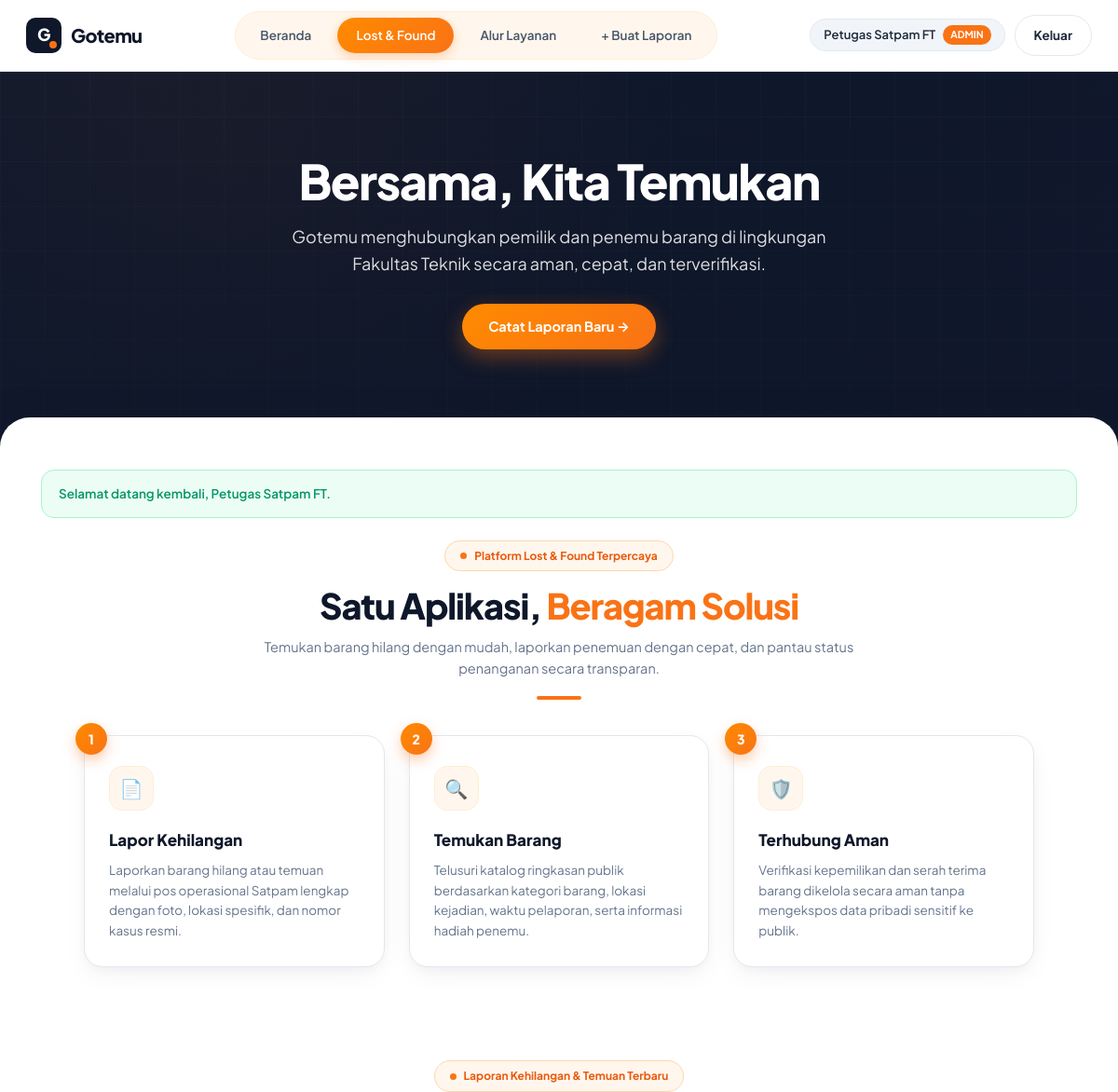
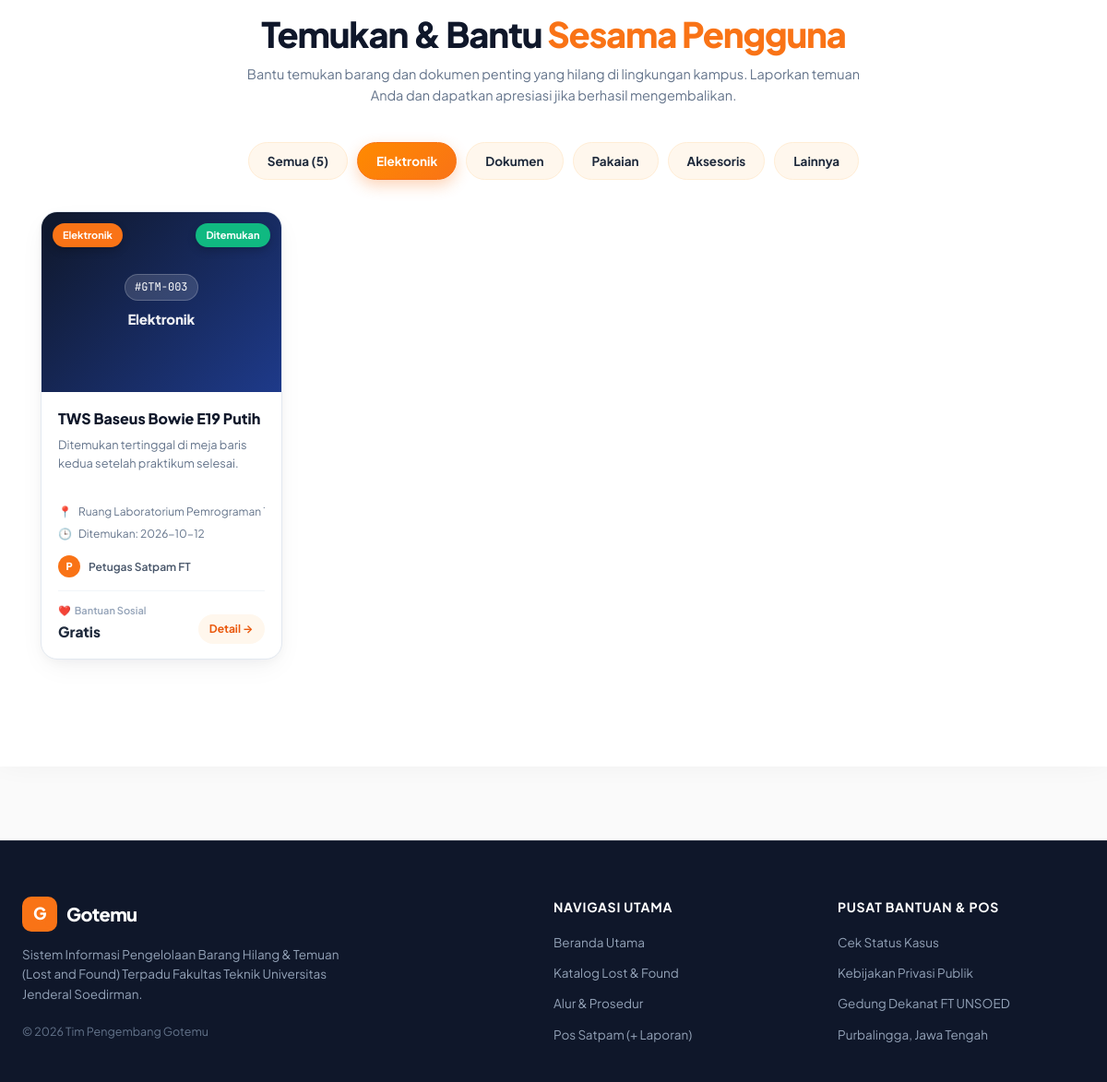
The app's page /daftar.php?kat=Elektronik (signed in) with its own data (2 pictures, top to bottom).
### tables this page shows
CREATE TABLE pengguna (
  id INT UNSIGNED AUTO_INCREMENT PRIMARY KEY,
  username VARCHAR(30) NOT NULL UNIQUE,
  nama VARCHAR(100) NOT NULL,
  peran ENUM('admin','anggota') NOT NULL DEFAULT 'anggota',
  hash_sandi VARCHAR(255) NOT NULL,
  dibuat_pada DATETIME NOT NULL DEFAULT CURRENT_TIMESTAMP
);

CREATE TABLE kasus_barang (
  id INT UNSIGNED AUTO_INCREMENT PRIMARY KEY,
  pengguna_id INT UNSIGNED NOT NULL,
  nama_barang VARCHAR(150) NOT NULL,
  kategori ENUM('Elektronik','Dokumen','Pakaian','Aksesoris','Lainnya') NOT NULL,
  status ENUM('Hilang','Ditemukan') NOT NULL,
  lokasi VARCHAR(150) NOT NULL,
  deskripsi VARCHAR(2000) NOT NULL,
  imbalan INT UNSIGNED NOT NULL DEFAULT 0,
  foto_barang VARCHAR(255) DEFAULT NULL,
  label_penyimpanan VARCHAR(50) NOT NULL DEFAULT '-',
  status_penanganan ENUM('Diterima','Dalam Penanganan','Dalam Verifikasi','Diserahterimakan','Ditutup') NOT NULL DEFAULT 'Diterima',
  tanggal_kejadian DATE NOT NULL,
  dibuat_pada DATETIME NOT NULL DEFAULT CURRENT_TIMESTAMP,
  FOREIGN KEY (pengguna_id) REFERENCES pengguna (id)
);

### sesi.php (called while the page is built, shortened)
<?php
function e(?string $teks): string
{
    return htmlspecialchars($teks ?? '', ENT_QUOTES, 'UTF-8');
}
function ambilFlash(): ?string
{
    $pesan = $_SESSION['flash'] ?? null;
    return $pesan;
}
function penggunaAktif(): ?array
{
    return [
        'id'       => $_SESSION['id'],
        'username' => $_SESSION['username'],
        'nama'     => $_SESSION['nama'],
        'peran'    => $_SESSION['peran'],
    ];
}

### daftar.php (the view, shortened to what this page needs)
<?php
require_once __DIR__ . '/sesi.php';
require_once __DIR__ . '/koneksi.php';
$pengguna = penggunaAktif();
$pesan    = ambilFlash();
try {
    $sql = 'SELECT k.id, k.nama_barang, k.kategori, k.status, k.lokasi,
                   k.deskripsi, k.imbalan, k.foto_barang, k.status_penanganan,
                   k.tanggal_kejadian, k.dibuat_pada,
                   u.nama AS pencatat
            FROM kasus_barang AS k
            JOIN pengguna AS u ON u.id = k.pengguna_id
            ORDER BY k.dibuat_pada DESC, k.id DESC';
    $daftar = $db->query($sql)->fetch_all(MYSQLI_ASSOC);
} catch (mysqli_sql_exception $ex) {
    error_log('[Read Daftar Gagal] ' . $ex->getMessage());
    http_response_code(500);
    exit('Maaf, data kasus barang belum dapat ditampilkan saat ini.');
}
$filterKategori = $_GET['kat'] ?? 'Semua';
$sedangFilter   = isset($_GET['kat']);
?>
<!DOCTYPE html>
<html lang="id">
<head>
    <link rel="stylesheet" href="style.css">
</head>
<body>
    <header class="topbar">
        <div class="topbar-inner">
            <a href="daftar.php" class="brand">
                <span class="brand-logo">G</span>
                <span>Gotemu</span>
            </a>
            <nav class="nav-pills" id="mainNav">
                <a href="daftar.php" data-nav="beranda" class="nav-pill-item <?= !$sedangFilter ? 'active' : '' ?>">Beranda</a>
                <a href="#katalog" data-nav="katalog" class="nav-pill-item <?= $sedangFilter ? 'active' : '' ?>">Lost &amp; Found</a>
                <a href="#solusi" data-nav="solusi" class="nav-pill-item">Alur Layanan</a>
                <?php if ($pengguna['peran'] === 'admin'): ?>
                    <a href="tambah.php" class="nav-pill-item">+ Buat Laporan</a>
                <?php endif; ?>
            </nav>
            <div class="user-actions">
                <span class="user-badge">
                    <?= e($pengguna['nama']) ?>
                    <span class="role-tag"><?= e($pengguna['peran']) ?></span>
                </span>
                <a href="logout.php" class="btn btn-secondary">Keluar</a>
            </div>
        </div>
    </header>
    <section class="hero-banner">
        <video class="hero-video" autoplay loop muted playsinline preload="auto">
            <source src="hero.mp4" type="video/mp4">
        </video>
        <div class="hero-overlay"></div>
        <div class="hero-content">
            <h1 class="hero-title">Bersama, Kita Temukan</h1>
            <p class="hero-subtitle">
                Gotemu menghubungkan pemilik dan penemu barang di lingkungan Fakultas Teknik secara aman, cepat, dan terverifikasi.
            </p>
            <?php if ($pengguna['peran'] === 'admin'): ?>
                <a href="tambah.php" class="btn-orange-pill">Catat Laporan Baru &rarr;</a>
            <?php else: ?>
                <a href="#katalog" class="btn-orange-pill" id="btnJelajah">Jelajahi Katalog Barang &rarr;</a>
            <?php endif; ?>
        </div>
    </section>
    <div class="main-sheet">
        <div class="container">
            <?php if ($pesan !== null): ?>
                <div class="alert alert-success"><?= e($pesan) ?></div>
            <?php endif; ?>
            <section id="solusi" style="margin-bottom: 56px;">
                <div class="section-head">
                    <span class="eyebrow-pill">Platform Lost &amp; Found Terpercaya</span>
                    <h2 class="section-title">Satu Aplikasi, <span class="text-orange">Beragam Solusi</span></h2>
                    <p class="section-subtitle">
                        Temukan barang hilang dengan mudah, laporkan penemuan dengan cepat, dan pantau status penanganan secara transparan.
                    </p>
                    <div class="section-divider"></div>
                </div>
                <div class="steps-grid">
                    <div class="step-card">
                        <span class="step-num">1</span>
                        <div class="step-icon">📄</div>
                        <h3 class="step-title">Lapor Kehilangan</h3>
                        <p class="step-desc">
                            Laporkan barang hilang atau temuan melalui pos operasional Satpam lengkap dengan foto, lokasi spesifik, dan nomor kasus resmi.
                        </p>
                    </div>
                    <div class="step-card">
                        <span class="step-num">2</span>
                        <div class="step-icon">🔍</div>
                        <h3 class="step-title">Temukan Barang</h3>
                        <p class="step-desc">
                            Telusuri katalog ringkasan publik berdasarkan kategori barang, lokasi kejadian, waktu pelaporan, serta informasi hadiah penemu.
                        </p>
                    </div>
                    <div class="step-card">
                        <span class="step-num">3</span>
                        <div class="step-icon">🛡️</div>
                        <h3 class="step-title">Terhubung Aman</h3>
                        <p class="step-desc">
                            Verifikasi kepemilikan dan serah terima barang dikelola secara aman tanpa mengekspos data pribadi sensitif ke publik.
                        </p>
                    </div>
                </div>
            </section>
            <section id="katalog" class="catalog-section">
                <div class="section-head">
                    <span class="eyebrow-pill">Laporan Kehilangan &amp; Temuan Terbaru</span>
                    <h2 class="section-title">Temukan &amp; Bantu <span class="text-orange">Sesama Pengguna</span></h2>
                    <p class="section-subtitle">
                        Bantu temukan barang dan dokumen penting yang hilang di lingkungan kampus. Laporkan temuan Anda dan dapatkan apresiasi jika berhasil mengembalikan.
                    </p>
                </div>
                <div class="category-Variable-pills">
                    <a href="daftar.php?kat=Semua#katalog" class="cat-pill <?= $filterKategori === 'Semua' ? 'active' : '' ?>">Semua (<?= count($daftar) ?>)</a>
                    <?php foreach (DAFTAR_KATEGORI as $kat): ?>
                        <a href="daftar.php?kat=<?= urlencode($kat) ?>#katalog" class="cat-pill <?= $filterKategori === $kat ? 'active' : '' ?>">
                            <?= e($kat) ?>
                        </a>
                    <?php endforeach; ?>
                </div>
                <div class="catalog-grid">
                    <?php
                    foreach ($daftar as $baris):
                        if ($filterKategori !== 'Semua' && $baris['kategori'] !== $filterKategori) {
                            continue;
                        }
                        $kodeKasus  = '#GTM-' . str_pad((string) (int) $baris['id'], 3, '0', STR_PAD_LEFT);
                        $inisial    = mb_strtoupper(mb_substr($baris['pencatat'], 0, 1));
                        $adaImbalan = ((int) $baris['imbalan'] > 0);
                        $kelasKat   = 'kat-' . strtolower($baris['kategori']);
                    ?>
                        <a href="detail.php?id=<?= (int) $baris['id'] ?>" class="item-card">
                            <div class="card-media">
                                <?php if (!empty($baris['foto_barang']) && file_exists(__DIR__ . '/' . $baris['foto_barang'])): ?>
                                    <img src="<?= e($baris['foto_barang']) ?>" alt="<?= e($baris['nama_barang']) ?>">
                                <?php else: ?>
                                    <div class="card-visual-fallback <?= e($kelasKat) ?>">
                                        <span class="fallback-code"><?= e($kodeKasus) ?></span>
                                        <span class="fallback-cat"><?= e($baris['kategori']) ?></span>
                                    </div>
                                <?php endif; ?>
                                <span class="pill-top-left"><?= e($baris['kategori']) ?></span>
                                <span class="pill-top-right <?= $baris['status'] === 'Ditemukan' ? 'status-ditemukan' : 'status-hilang' ?>">
                                    <?= e($baris['status']) ?>
                                </span>
                            </div>
                            <div class="card-body">
                                <h3 class="card-title"><?= e($baris['nama_barang']) ?></h3>
                                <p class="card-desc"><?= e($baris['deskripsi']) ?></p>
                                <div class="card-meta-list">
                                    <div class="card-meta-item">
                                        <span class="meta-icon">📍</span>
                                        <span><?= e($baris['lokasi']) ?></span>
                                    </div>
                                    <div class="card-meta-item">
                                        <span class="meta-icon">🕒</span>
                                        <span><?= e($baris['status']) ?>: <?= e($baris['tanggal_kejadian']) ?></span>
                                    </div>
                                </div>
                                <div class="card-author">
                                    <span class="author-avatar"><?= e($inisial) ?></span>
                                    <span class="author-name"><?= e($baris['pencatat']) ?></span>
                                </div>
                                <div class="card-footer">
                                    <div>
                                        <?php if ($adaImbalan): ?>
                                            <div class="reward-type"><span class="gift">🎁</span> Hadiah</div>
                                            <div class="reward-amount is-paid"><?= e(formatRupiah((int) $baris['imbalan'])) ?></div>
                                        <?php else: ?>
                                            <div class="reward-type"><span class="heart">❤️</span> Bantuan Sosial</div>
                                            <div class="reward-amount">Gratis</div>
                                        <?php endif; ?>
                                    </div>
                                    <span class="card-detail-btn">Detail &rarr;</span>
                                </div>
                            </div>
                        </a>
                    <?php endforeach; ?>
                </div>
            </section>
        </div>
    </div>
    <footer class="site-footer">
        <div class="footer-inner">
            <div class="footer-col brand-col">
                <div class="brand">
                    <span class="brand-logo">G</span>
                    <span>Gotemu</span>
                </div>
                <p class="footer-desc">
                    Sistem Informasi Pengelolaan Barang Hilang &amp; Temuan (Lost and Found) Terpadu Fakultas Teknik Universitas Jenderal Soedirman.
                </p>
                <p class="footer-copyright">
                    &copy; 2026 Tim Pengembang Gotemu
                </p>
            </div>
            <div class="footer-col">
                <h4 class="footer-heading">Navigasi Utama</h4>
                <ul class="footer-links">
                    <li><a href="daftar.php">Beranda Utama</a></li>
                    <li><a href="#katalog">Katalog Lost &amp; Found</a></li>
                    <li><a href="#solusi">Alur &amp; Prosedur</a></li>
                    <?php if ($pengguna['peran'] === 'admin'): ?>
                        <li><a href="tambah.php">Pos Satpam (+ Laporan)</a></li>
                    <?php endif; ?>
                </ul>
            </div>
            <div class="footer-col">
                <h4 class="footer-heading">Pusat Bantuan &amp; Pos</h4>
                <ul class="footer-links">
                    <li><a href="#katalog">Cek Status Kasus</a></li>
                    <li><a href="#solusi">Kebijakan Privasi Publik</a></li>
                    <li><span style="color: #94a3b8; font-size: 13.5px;">Gedung Dekanat FT UNSOED</span></li>
                    <li><span style="color: #94a3b8; font-size: 13.5px;">Purbalingga, Jawa Tengah</span></li>
                </ul>
            </div>
        </div>
    </footer>
</body>
</html>

### records on screen
pengguna: nama "Petugas Satpam FT"
kasus_barang: id "#GTM-003", kategori "Elektronik", status "Ditemukan", nama_barang "TWS Baseus Bowie E19 Putih", deskripsi "Ditemukan tertinggal di meja baris kedua setelah praktikum selesai.", lokasi "Ruang Laboratorium Pemrograma…", tanggal_kejadian "2026-10-12", pengguna.nama "P", pengguna.nama "Petugas Satpam FT", imbalan "Bantuan Sosial"

### other values on screen
$pengguna['peran'] "ADMIN"
$pesan "Selamat datang kembali, Petugas Satpam FT."
count($daftar) "5"
$kat "Elektronik"
$kat "Dokumen"
$kat "Pakaian"
$kat "Aksesoris"
$kat "Lainnya"
